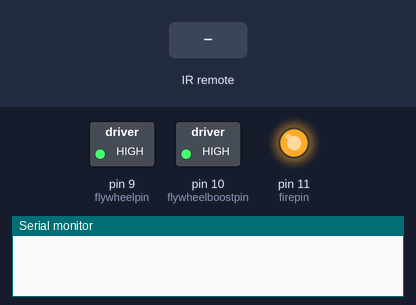
The sketch below on a simulated Arduino Uno, built with avr-gcc and run on an emulated ATmega328P. Shown: switched loads named in the sketch (green lamp = pin HIGH), output pins drawn as LEDs (lit = HIGH), the last lines printed to the serial monitor. Wiring (inferred from the names in the program): IR receiver: data pin 8. The inputs (shaded band) are chosen by the test bench. Pins used as bus, display or sensor lines are not drawn.

Above: at 1.2 s.
1.3 s: infrared code 0x45 received
At 1.7 s:
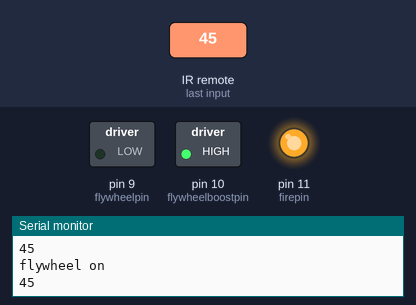
2.8 s: infrared code 0x15 received
At 4.2 s:
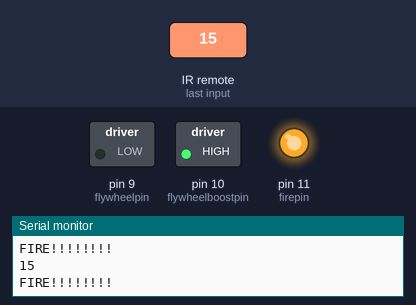
Timing chart, 0 to 5.8 s (numbered marks = the images above; inputs shaded):
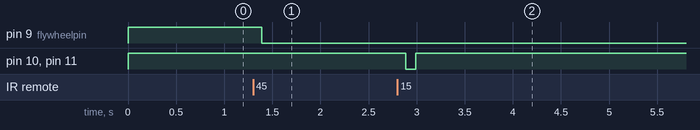

Measured:
- after the input at 1.3 s, pin 9 (flywheelpin): HIGH → LOW after 0.09 s
- after the input at 2.8 s, pin 10 (flywheelboostpin), pin 11 (firepin): HIGH → LOW after 0.09 s, → HIGH 0.10 s later

The sketch:

turret_v2.ino
```cpp
#define IR_IN  8

int turntable_powerpin = 4;
int turntable_vccpin = 3;
int turntable_gndpin = 2;

int tilt_powerpin = 7;
int tilt_vccpin = 6;
int tilt_gndpin = 5;

int flywheelpin = 9;
int firepin = 11;
int flywheelboostpin = 10;

boolean flywheel_on = false;

boolean button_held = false;

int Pulse_Width = 0;
int ir_code = 0x00;
char  adrL_code = 0x00;
char  adrH_code = 0x00;

void tilt_up()
{
    Serial.println("UP");
    // Turn off power first, to prevent short circuit.
    digitalWrite(tilt_powerpin, HIGH);

    // Set both to low to tilt up
    digitalWrite(tilt_vccpin, HIGH);
    digitalWrite(tilt_gndpin, HIGH);

    // Turn on power first
    digitalWrite(tilt_powerpin, LOW);
}

void tilt_down()
{
    Serial.println("DOWN");
    // Turn off power first, to prevent short circuit.
    digitalWrite(tilt_powerpin, HIGH);

    // Set both to low to tilt down
    digitalWrite(tilt_vccpin, LOW);
    digitalWrite(tilt_gndpin, LOW);

    // Turn on power first
    digitalWrite(tilt_powerpin, LOW);
}

void turn_left()
{
    Serial.println("LEFT");
    // Turn off power first, to prevent short circuit.
    digitalWrite(turntable_powerpin, HIGH);

    // Set both to high to turn anticlockwise
    digitalWrite(turntable_vccpin, LOW);
    digitalWrite(turntable_gndpin, LOW);

    // Turn on power first
    digitalWrite(turntable_powerpin, LOW);

}

void turn_right()
{
    Serial.println("RIGHT");
    // Turn off power first, to prevent short circuit.
    digitalWrite(turntable_powerpin, HIGH);

    // Set both to low to turn clockwise
    digitalWrite(turntable_vccpin, HIGH);
    digitalWrite(turntable_gndpin, HIGH);

    // Turn on power first
    digitalWrite(turntable_powerpin, LOW);
}

void stop_all()
{
    //Serial.println("STOP");
    // Put power to both tilt and turn motors
    digitalWrite(turntable_powerpin, HIGH);
    digitalWrite(tilt_powerpin, HIGH);

    // stop firing and cut the flywheel boost
    digitalWrite(firepin, HIGH);
    digitalWrite(flywheelboostpin, HIGH);

    // set remaining relays to NC state
    digitalWrite(turntable_vccpin, HIGH);
    digitalWrite(turntable_gndpin, HIGH);
    digitalWrite(tilt_vccpin, HIGH);
    digitalWrite(tilt_gndpin, HIGH);


}

void toggle_flywheel()
{
  // has the button been released since we last set the flywheel state
  // if not then do nothing.
  if (button_held)
  {
    return;
    //Serial.println("Button_held is true");
  }
  else {
    //Serial.println("Button_held is false");
  }

  if (flywheel_on)
  {
    Serial.println("flywheel off");
    digitalWrite(flywheelpin, HIGH);
    flywheel_on = false;
  }
  else
  {
    Serial.println("flywheel on");
    digitalWrite(flywheelpin, LOW);
    flywheel_on = true;
  }
  button_held = true;
  //Serial.println("Button_held set to true");

}

void fire()
{
  // only fire if the flywheel has been spun up
  if (flywheel_on)
  {
    Serial.println("FIRE!!!!!!!!");
    digitalWrite(flywheelboostpin, LOW);
    digitalWrite(firepin, LOW);
  }

}

void timer1_init(void)
{
  TCCR1A = 0X00;
  TCCR1B = 0X05;
  TCCR1C = 0X00;
  TCNT1 = 0X00;
  TIMSK1 = 0X00;
}
void remote_deal(void)
{
    if(adrL_code!=0){
      //Serial.println(ir_code,HEX);
      Serial.println(adrL_code,HEX);
    }
    if(adrL_code==8 || adrL_code==0X1C)
      turn_left();
    else if(adrL_code==0X5A || adrL_code==0X1B)
      turn_right();
    else if(adrL_code==0X18 || adrL_code==0XB)
      tilt_down();
    else if(adrL_code==0X52 || adrL_code==0XC)
      tilt_up();
    else if(adrL_code==0X45 || adrL_code==0X1E)
      toggle_flywheel();
    else if(adrL_code==0X1c || adrL_code==0X15)
      fire();
    else
      stop_all();

    if (adrL_code==0) {
      button_held = false;
      //Serial.println("Button released. Button_held set to false");
    }

}
char logic_value()
{
  TCNT1 = 0X00;
  while(!(digitalRead(IR_IN)));
  Pulse_Width=TCNT1;
  TCNT1=0;
  if(Pulse_Width>=7&&Pulse_Width<=10)
  {
    while(digitalRead(IR_IN));
    Pulse_Width=TCNT1;
    TCNT1=0;
    if(Pulse_Width>=7&&Pulse_Width<=10)
      return 0;
    else if(Pulse_Width>=25&&Pulse_Width<=27)
      return 1;
  }
  return -1;
}
void pulse_deal()
{
  int i;
  int j;
  ir_code=0x00;
  adrL_code=0x00;
  adrH_code=0x00;


  for(i = 0 ; i < 16; i++)
  {
    if(logic_value() == 1)
        ir_code |= (1<<i);
  }

  for(i = 0 ; i < 8; i++)
  {
    if(logic_value() == 1)
      adrL_code |= (1<<i);
  }

  for(j = 0 ; j < 8; j++)
  {
    if(logic_value() == 1)
        adrH_code |= (1<<j);
  }
}
void remote_decode(void)
{
  TCNT1=0X00;
  while(digitalRead(IR_IN))
  {
    if(TCNT1>=1563)  //100ms
    {
      ir_code=0x00ff;
      adrL_code=0x00;
      adrH_code=0x00;
      return;
    }
  }

  //100ms
  TCNT1=0X00;

  while(!(digitalRead(IR_IN)));
  Pulse_Width=TCNT1;
  TCNT1=0;
  if(Pulse_Width>=140&&Pulse_Width<=141)//9ms
  {

    while(digitalRead(IR_IN));
    Pulse_Width=TCNT1;
    TCNT1=0;
    if(Pulse_Width>=68&&Pulse_Width<=72)//4.5ms
    {
      pulse_deal();
      return;
    }
    else if(Pulse_Width>=34&&Pulse_Width<=36)//2.25ms
    {
      while(!(digitalRead(IR_IN)));
      Pulse_Width=TCNT1;
      TCNT1=0;
      if(Pulse_Width>=7&&Pulse_Width<=10)//560us
      {
        return;
      }
    }
  }
}
void setup()
{
  Serial.begin(9600);
  pinMode(IR_IN,INPUT);
  pinMode(turntable_powerpin,OUTPUT);
  pinMode(turntable_vccpin,OUTPUT);
  pinMode(turntable_gndpin,OUTPUT);
  pinMode(tilt_powerpin,OUTPUT);
  pinMode(tilt_vccpin,OUTPUT);
  pinMode(tilt_gndpin,OUTPUT);
  pinMode(flywheelpin,OUTPUT);
  pinMode(flywheelboostpin,OUTPUT);
  pinMode(firepin,OUTPUT);

  // set the power pin to high to turn it off by default;
  digitalWrite(turntable_powerpin, HIGH);
  digitalWrite(tilt_powerpin, HIGH);

  // set the flywheel and fire pins to off;
  digitalWrite(flywheelpin, HIGH);
  digitalWrite(firepin, HIGH);
  digitalWrite(flywheelboostpin, HIGH);


  Serial.flush();
}
void loop()
{
  timer1_init();
  while(1)
  {
    remote_decode();
    remote_deal();
  }
}
```
